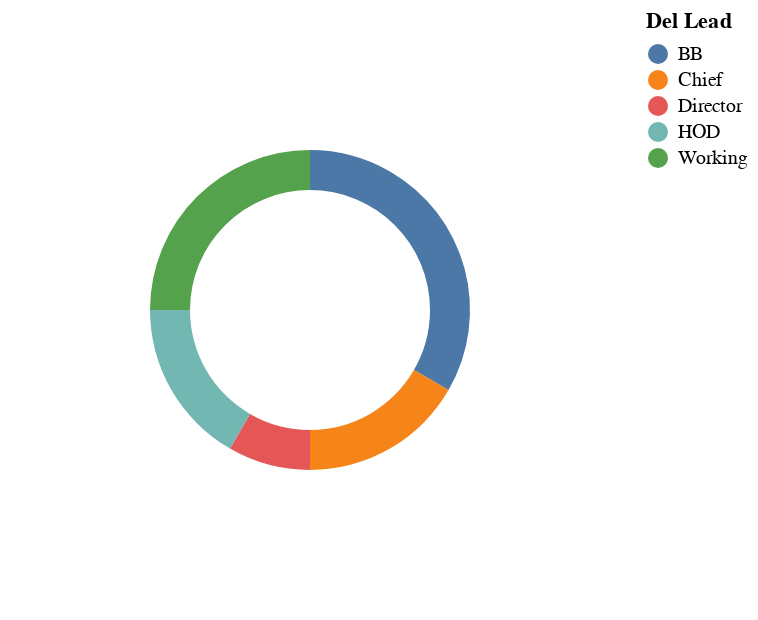

Notebook code cell kept with this figure:
### Code cell
del_chart = alt.Chart(del_df).mark_arc(outerRadius=80, innerRadius=60).encode(
        theta = alt.Theta('Percentage:Q', stack = True),
        color = 'Del Lead',
        tooltip = ['Del Lead', 'count']
    )
del_chart.show()

### Figure 1 — Vega-Lite specification as saved in the notebook (floating-point values rounded to 4 significant figures)
{"config": {"view": {"continuousWidth": 300, "continuousHeight": 300}}, "data": {"name": "data-c040cc88f953fb69e070f2f30dc22fbd"}, "mark": {"type": "arc", "innerRadius": 60, "outerRadius": 80}, "encoding": {"color": {"field": "Del Lead", "type": "nominal"}, "theta": {"field": "Percentage", "stack": true, "type": "quantitative"}, "tooltip": [{"field": "Del Lead", "type": "nominal"}, {"field": "count", "type": "quantitative"}]}, "$schema": "https://vega.github.io/schema/vega-lite/v5.17.0.json", "datasets": {"data-c040cc88f953fb69e070f2f30dc22fbd": [{"Del Lead": "BB", "count": 4, "Percentage": 33.33}, {"Del Lead": "Chief", "count": 2, "Percentage": 16.67}, {"Del Lead": "Director", "count": 1, "Percentage": 8.333}, {"Del Lead": "HOD", "count": 2, "Percentage": 16.67}, {"Del Lead": "Working", "count": 3, "Percentage": 25.0}]}}
